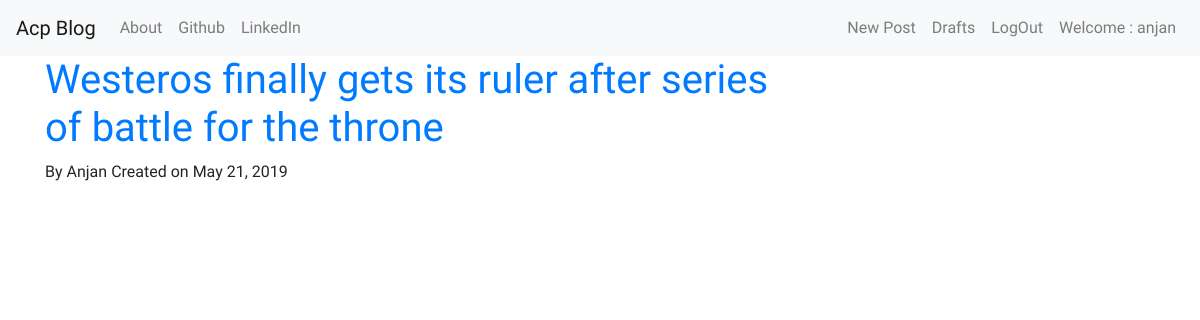
Page /drafts/ (signed in) on the committed database.
### blog/models.py (models this page shows, shortened)
class Post(models.Model):
    author = models.ForeignKey(User, on_delete=models.CASCADE)
    title = models.CharField(max_length=100)
    body = models.TextField()
    create_date = models.DateField(auto_now_add=True)
    published_date = models.DateTimeField(blank=True, null=True)
    class Meta:
        verbose_name = ("Post")
        verbose_name_plural = ("Posts")

### blog/views.py (the view)
# urls.py: path('drafts/', views.DraftListView.as_view(), name='post_draft_list'),
class DraftListView(LoginRequiredMixin, ListView):
    context_object_name = 'draft'
    login_url = '/login/'
    redirect_field_name = 'blog/post_detail.html'
    model = Post
    template_name = 'blog/post_draft_list.html'
    def get_queryset(self):
        draft = Post.objects.filter(published_date__isnull=True).order_by('create_date')
        return draft

### blog/templates/blog/post_draft_list.html
{% extends 'blog/base.html' %}
{% block content %}
    {% for post in draft %}
        {% if post.author == request.user %}
            <div class="drafts">
                <h1><a href="{% url 'Post_detail' pk=post.pk%} ">{{post.title|safe|capfirst}} </a></h1>
                <p>By {{ post.author|capfirst}} Created on {{post.create_date}}</p>
            </div>
        {% endif %}
    {% endfor %}
{% endblock content %}

### blog/templates/blog/base.html (shortened to what this page needs)
<!DOCTYPE html>
{% load staticfiles %}
<html lang="en">
<head>
    <link rel="stylesheet" href="https://stackpath.bootstrapcdn.com/bootstrap/4.3.1/css/bootstrap.min.css">
</head>
<body>
    <nav class="navbar navbar-expand-lg navbar-light bg-light">
        <a class="navbar-brand" href="{% url 'Post_list' %}">Acp Blog</a>
        <div class="collapse navbar-collapse" id="navbarTogglerDemo02">
            <ul class="navbar-nav mr-auto mt-2 mt-lg-0">
                <li class="nav-item">
                    <a class="nav-link" href="{% url 'about' %}">About</a>
                </li>
                <li class="nav-item">
                    <a class="nav-link" href="https://www.github.com">Github</a>
                </li>
                <li class="nav-item">
                    <a class="nav-link" href="https://www.linkedin.com">LinkedIn</a>
                </li>
            </ul>
            <ul class="nav navbar-nav ">
                {% if user.is_authenticated %}
                    <li class="nav-item">
                        <a class="nav-link" href="{% url 'post_new'%}">New Post</a>
                    </li>
                    <li class="nav-item">
                        <a class="nav-link" href="{% url 'post_draft_list'%}">Drafts</a>
                    </li>
                    <li class="nav-item">
                        <a class="nav-link" href="{% url 'logout'%}">LogOut</a>
                    </li>
                    <li class="nav-item">
                    <a  class="nav-link" href="">Welcome : {{ user.username }}</a>
                    </li>
                {% else %}
                    <li><a class='nav navbar-right' href="{% url 'login' %}"><span class='glyphicon glyphicon-user'>Login</span></a></li>
                {% endif %}
            </ul>
        </div>
    </nav>
    <div class="content container">
        <div class="row">
            <div class="col-md-8">
                <div class="blog_posts">
                    {% block content %}
                    {% endblock content %}
                </div>
            </div>
        </div>
    </div>
</body>
</html>

### blog/templates/blog/base.html (style rules this page uses)
body { font-family: 'Kreon', sans-serif; }

### rows in the picture
Post: title "Westeros finally gets its ruler after series of battle for the throne", author "Anjan", create_date "May 21, 2019"

### other values in the picture
{{ user.username }} "anjan"
